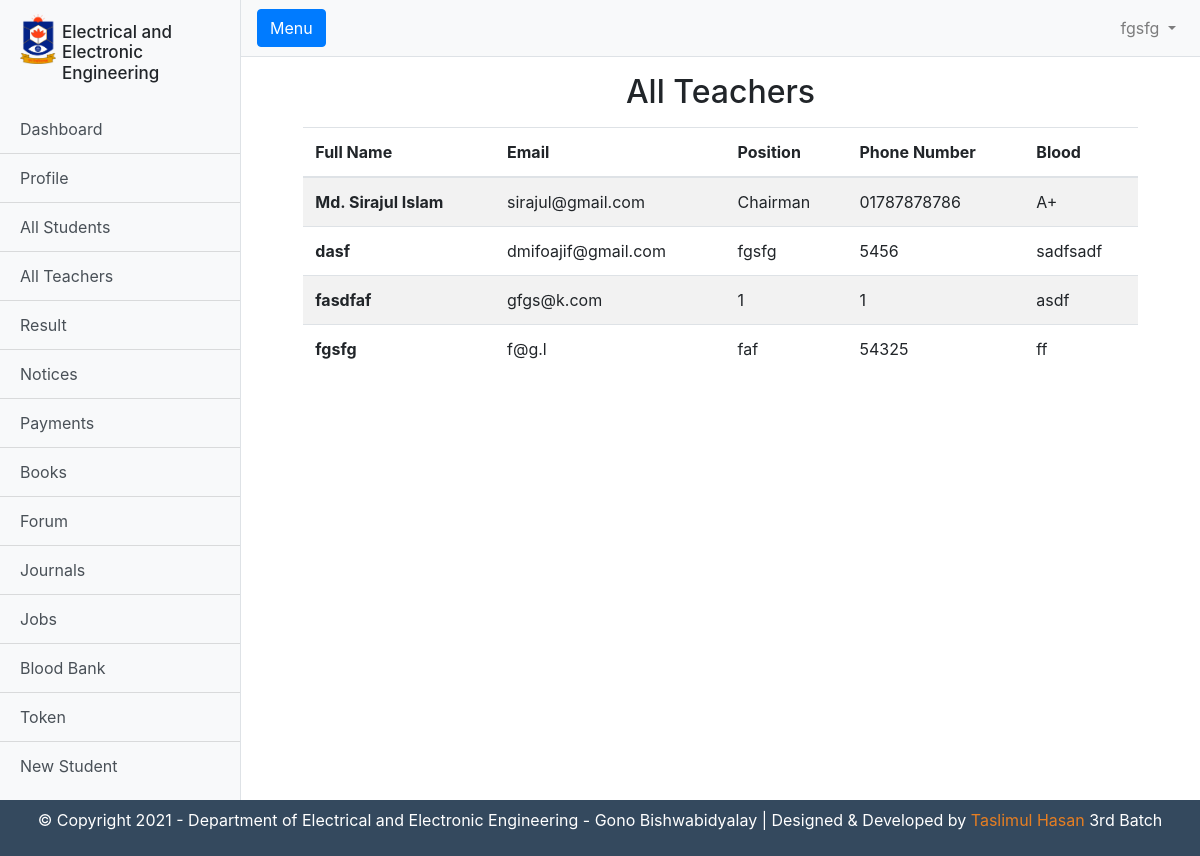
The page /admin/teachers.php (signed in) on the database its author committed.
### tables this page shows
CREATE TABLE `teachers` (
  `id` int(11) NOT NULL,
  `full_name` varchar(255) DEFAULT NULL,
  `fathers_name` varchar(255) DEFAULT NULL,
  `mothers_name` varchar(255) DEFAULT NULL,
  `dob` date NOT NULL,
  `gender` varchar(255) DEFAULT NULL,
  `present_adress` varchar(255) DEFAULT NULL,
  `permanent_adress` varchar(255) DEFAULT NULL,
  `blood_group` varchar(255) DEFAULT NULL,
  `my_phone_number` varchar(255) DEFAULT NULL,
  `position` varchar(255) NOT NULL,
  `email` varchar(255) DEFAULT NULL,
  `password` varchar(255) DEFAULT NULL,
  `img` varchar(255) NOT NULL
);

### admin/logic.php (called while the page is built)
<?php
$email= $_SESSION["email"];
$dbmain = $connection -> query("SELECT * FROM teachers WHERE email = '$email'");
$db = mysqli_fetch_array($dbmain);
?>

### admin/teachers.php (the view, shortened to what this page needs)
<?php
require_once("templete-parts/header.php");
require_once("../rprocess.php");
require_once("logic.php");
require_once("logic.php");
$dbi = $connection -> query("SELECT * FROM teachers ;");
$row = mysqli_num_rows($dbi);
?>
        <div class="container-fluid">
            <h2 class= "m-3 text-center" >All Teachers</h2>
        </div>
        <div class="row ml-2 mr-2">
            <div class="col-md-11 m-auto">
                <table class="table table-striped">
                    <thead>
                        <tr>
                        <th scope="col">Full Name</th>
                        <th scope="col">Email</th>
                        <th scope="col">Position</th>
                        <th scope="col">Phone Number</th>
                        <th scope="col">Blood</th>
                        </tr>
                    </thead>
                    <tbody>
                        <?php
                            if($row>0){
                                while($rows = mysqli_fetch_array($dbi)){ ?>
                                    <th><?php echo $rows["full_name"] ?></th>
                                    <td><?php echo $rows["email"] ?></td>
                                    <td><?php echo $rows["position"] ?></td>
                                    <td><?php echo $rows["my_phone_number"] ?></td>
                                    <td><?php echo $rows["blood_group"] ?></td>
                        <?php }}?>
                    </tbody>
                </table>
            </div>
        </div>
        <?php require_once("templete-parts/footer.php") ?>

### admin/templete-parts/header.php (shortened to what this page needs)
<?php
require_once("../rprocess.php");
require_once("./logic.php");
?>
<!DOCTYPE html>
<html lang="en">
<head>
  <link href="vendor/bootstrap/css/bootstrap.min.css" rel="stylesheet">
  <link href="css/sidebar.css" rel="stylesheet">
  <link rel="stylesheet" href="style.css" class="css">
</head>
<body>
  <div class="d-flex" id="wrapper">
    <div class="bg-light border-right" id="sidebar-wrapper">
      <div class="sidebar-heading">
        <img src="img/logo.png" alt="" class="logo">
        <h1 class="head">Electrical and Electronic Engineering</h1>
      </div>
      <div class="list-group list-group-flush">
        <a href="index.php" class="list-group-item list-group-item-action bg-light">Dashboard</a>
        <a href="profile.php" class="list-group-item list-group-item-action bg-light">Profile</a>
        <a href="students.php" class="list-group-item list-group-item-action bg-light">All Students</a>
        <a href="teachers.php" class="list-group-item list-group-item-action bg-light">All Teachers</a>
        <a href="result.php" class="list-group-item list-group-item-action bg-light">Result</a>
        <a href="notices.php" class="list-group-item list-group-item-action bg-light">Notices</a>
        <a href="payments.php" class="list-group-item list-group-item-action bg-light">Payments</a>
        <a href="books.php" class="list-group-item list-group-item-action bg-light">Books</a>
        <a href="forum.php" class="list-group-item list-group-item-action bg-light">Forum</a>
        <a href="journal.php" class="list-group-item list-group-item-action bg-light">Journals</a>
        <a href="jobs.php" class="list-group-item list-group-item-action bg-light">Jobs</a>
        <a href="blood.php" class="list-group-item list-group-item-action bg-light">Blood Bank</a>
        <a href="token.php" class="list-group-item list-group-item-action bg-light">Token</a>
        <a href="new_student.php" class="list-group-item list-group-item-action bg-light">New Student</a>
      </div>
    </div>
    <div id="page-content-wrapper">
      <nav class="navbar navbar-expand-lg navbar-light bg-light border-bottom">
        <button class="btn btn-primary" id="menu-toggle">Menu</button>
        <div class="collapse navbar-collapse" id="navbarSupportedContent">
          <ul class="navbar-nav ml-auto mt-2 mt-lg-0">
            <li class="nav-item dropdown">
              <a class="nav-link dropdown-toggle" href="#" id="navbarDropdown" role="button" data-toggle="dropdown" aria-haspopup="true" aria-expanded="false">
                <?php echo $db["full_name"];?>
              </a>
            </li>
          </ul>
        </div>
      </nav>

### admin/css/sidebar.css (style rules this page uses)
#wrapper { overflow-x: hidden; }
#sidebar-wrapper { min-height: 100vh; margin-left: -15rem; -webkit-transition: margin .25s ease-out; -moz-transition: margin .25s ease-out; -o-transition: margin .25s ease-out; transition: margin .25s ease-out; }
#sidebar-wrapper .sidebar-heading { padding: 0.875rem 1.25rem; font-size: 1.2rem; }
#sidebar-wrapper .list-group { width: 15rem; }
#page-content-wrapper { min-width: 100vw; }
@media (min-width: 768px) { #sidebar-wrapper { margin-left: 0; } }
@media (min-width: 768px) { #page-content-wrapper { min-width: 0; width: 100%; } }

### admin/style.css (style rules this page uses)
.logo { max-height: 50px; float: left; max-width: 3vw; }
.head { float: left; font-size: 17px; overflow: hidden; max-width: 11vw; margin-left: .5vw; margin-top: 1vh; }
.sidebar-heading { padding-right: 0px !important; overflow: hidden; }

### rows shown on the page
teachers: full_name "fgsfg", email "f@g.l", position "faf", my_phone_number "54325", blood_group "ff"
teachers: full_name "Md. Sirajul Islam", email "sirajul@gmail.com", position "Chairman", my_phone_number "01787878786", blood_group "A+"
teachers: full_name "dasf", email "dmifoajif@gmail.com", position "fgsfg", my_phone_number "5456", blood_group "sadfsadf"
teachers: full_name "fasdfaf", email "gfgs@k.com", position "1", my_phone_number "1", blood_group "asdf"
